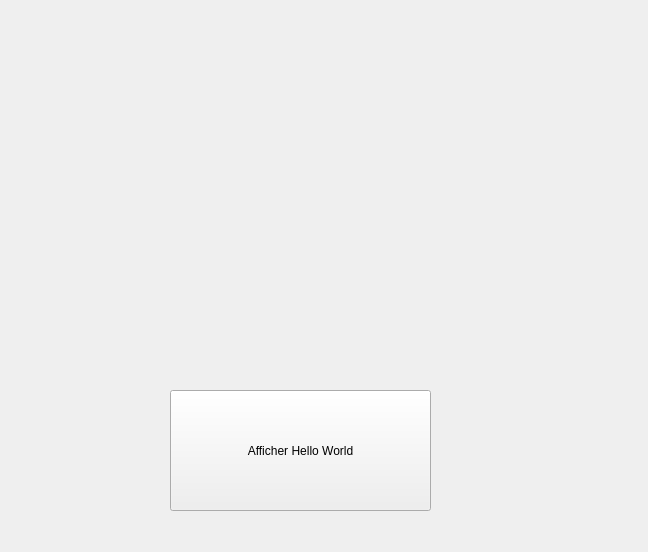
<?xml version="1.0" encoding="UTF-8"?>
<ui version="4.0">
 <class>TEXTE1</class>
 <widget class="QWidget" name="TEXTE1">
  <property name="geometry">
   <rect>
    <x>0</x>
    <y>0</y>
    <width>648</width>
    <height>552</height>
   </rect>
  </property>
  <property name="windowTitle">
   <string>Form</string>
  </property>
  <widget class="QPushButton" name="pushButton_hello">
   <property name="geometry">
    <rect>
     <x>170</x>
     <y>390</y>
     <width>261</width>
     <height>121</height>
    </rect>
   </property>
   <property name="text">
    <string>Afficher Hello World</string>
   </property>
  </widget>
  <widget class="QLabel" name="label_message">
   <property name="geometry">
    <rect>
     <x>190</x>
     <y>100</y>
     <width>181</width>
     <height>81</height>
    </rect>
   </property>
   <property name="text">
    <string/>
   </property>
  </widget>
 </widget>
 <resources/>
 <connections/>
</ui>
